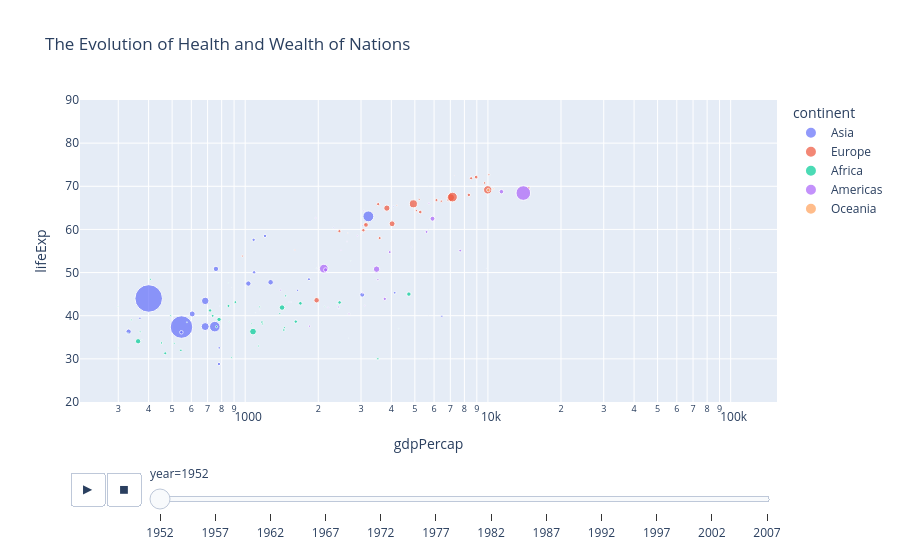

Here is the notebook cell this chart was saved with:
### Markdown cell above
3. 动画散点图 (Plotly 的“杀手级”功能)

### Code cell
fig = px.scatter(
    gapminder,
    x="gdpPercap",
    y="lifeExp",
    color="continent",
    size="pop",
    hover_name="country",
    log_x=True,
    size_max=30,# change here 
    animation_frame="year", # 按年份创建动画帧
    animation_group="country", # 确保每个国家在动画中是连续的
    range_y=[20, 90], # 锁定Y轴范围
    title="The Evolution of Health and Wealth of Nations"
)
fig.show()

### Figure 1 — Plotly figure (JSON) as saved in the notebook; plotly's stock layout.template omitted (floating-point values rounded to 4 significant figures)
{"data": [{"hovertemplate": "<b>%{hovertext}</b><br><br>continent=Asia<br>year=1952<br>gdpPercap=%{x}<br>lifeExp=%{y}<br>pop=%{marker.size}<extra></extra>", "hovertext": ["Afghanistan", "Bahrain", "Bangladesh", "Cambodia", "China", "Hong Kong, China", "India", "Indonesia", "Iran", "Iraq", "Israel", "Japan", "Jordan", "Korea, Dem. Rep.", "Korea, Rep.", "Kuwait", "Lebanon", "Malaysia", "Mongolia", "Myanmar", "Nepal", "Oman", "Pakistan", "Philippines", "Saudi Arabia", "Singapore", "Sri Lanka", "Syria", "Taiwan", "Thailand", "Vietnam", "West Bank and Gaza", "Yemen, Rep."], "ids": ["Afghanistan", "Bahrain", "Bangladesh", "Cambodia", "China", "Hong Kong, China", "India", "Indonesia", "Iran", "Iraq", "Israel", "Japan", "Jordan", "Korea, Dem. Rep.", "Korea, Rep.", "Kuwait", "Lebanon", "Malaysia", "Mongolia", "Myanmar", "Nepal", "Oman", "Pakistan", "Philippines", "Saudi Arabia", "Singapore", "Sri Lanka", "Syria", "Taiwan", "Thailand", "Vietnam", "West Bank and Gaza", "Yemen, Rep."], "legendgroup": "Asia", "marker": {"color": "#636efa", "size": [8425333, 120447, 46886859, 4693836, 556263527, 2125900, 372000000, 82052000, 17272000, 5441766, 1620914, 86459025, 607914, 8865488, 20947571, 160000, 1439529, 6748378, 800663, 20092996, 9182536, 507833, 41346560, 22438691, 4005677, 1127000, 7982342, 3661549, 8550362, 21289402, 26246839, 1030585, 4963829], "sizemode": "area", "sizeref": 1465000.0, "symbol": "circle"}, "mode": "markers", "name": "Asia", "orientation": "v", "showlegend": true, "type": "scatter", "x": [779.4, 9867.0, 684.2, 368.5, 400.4, 3054.0, 546.6, 749.7, 3035.0, 4130.0, 4087.0, 3217.0, 1547.0, 1088.0, 1031.0, 108400.0, 4835.0, 1831.0, 786.6, 331.0, 545.9, 1828.0, 684.6, 1273.0, 6460.0, 2315.0, 1084.0, 1643.0, 1207.0, 757.8, 605.1, 1516.0, 781.7], "xaxis": "x", "y": [28.8, 50.94, 37.48, 39.42, 44.0, 60.96, 37.37, 37.47, 44.87, 45.32, 65.39, 63.03, 43.16, 50.06, 47.45, 55.56, 55.93, 48.46, 42.24, 36.32, 36.16, 37.58, 43.44, 47.75, 39.88, 60.4, 57.59, 45.88, 58.5, 50.85, 40.41, 43.16, 32.55], "yaxis": "y"}, {"hovertemplate": "<b>%{hovertext}</b><br><br>continent=Europe<br>year=1952<br>gdpPercap=%{x}<br>lifeExp=%{y}<br>pop=%{marker.size}<extra></extra>", "hovertext": ["Albania", "Austria", "Belgium", "Bosnia and Herzegovina", "Bulgaria", "Croatia", "Czech Republic", "Denmark", "Finland", "France", "Germany", "Greece", "Hungary", "Iceland", "Ireland", "Italy", "Montenegro", "Netherlands", "Norway", "Poland", "Portugal", "Romania", "Serbia", "Slovak Republic", "Slovenia", "Spain", "Sweden", "Switzerland", "Turkey", "United Kingdom"], "ids": ["Albania", "Austria", "Belgium", "Bosnia and Herzegovina", "Bulgaria", "Croatia", "Czech Republic", "Denmark", "Finland", "France", "Germany", "Greece", "Hungary", "Iceland", "Ireland", "Italy", "Montenegro", "Netherlands", "Norway", "Poland", "Portugal", "Romania", "Serbia", "Slovak Republic", "Slovenia", "Spain", "Sweden", "Switzerland", "Turkey", "United Kingdom"], "legendgroup": "Europe", "marker": {"color": "#EF553B", "size": [1282697, 6927772, 8730405, 2791000, 7274900, 3882229, 9125183, 4334000, 4090500, 42459667, 69145952, 7733250, 9504000, 147962, 2952156, 47666000, 413834, 10381988, 3327728, 25730551, 8526050, 16630000, 6860147, 3558137, 1489518, 28549870, 7124673, 4815000, 22235677, 50430000], "sizemode": "area", "sizeref": 1465000.0, "symbol": "circle"}, "mode": "markers", "name": "Europe", "orientation": "v", "showlegend": true, "type": "scatter", "x": [1601.0, 6137.0, 8343.0, 973.5, 2444.0, 3119.0, 6876.0, 9692.0, 6425.0, 7030.0, 7144.0, 3531.0, 5264.0, 7268.0, 5210.0, 4931.0, 2648.0, 8942.0, 10100.0, 4029.0, 3068.0, 3145.0, 3581.0, 5075.0, 4215.0, 3834.0, 8528.0, 14730.0, 1969.0, 9980.0], "xaxis": "x", "y": [55.23, 66.8, 68.0, 53.82, 59.6, 61.21, 66.87, 70.78, 66.55, 67.41, 67.5, 65.86, 64.03, 72.49, 66.91, 65.94, 59.16, 72.13, 72.67, 61.31, 59.82, 61.05, 58.0, 64.36, 65.57, 64.94, 71.86, 69.62, 43.59, 69.18], "yaxis": "y"}, {"hovertemplate": "<b>%{hovertext}</b><br><br>continent=Africa<br>year=1952<br>gdpPercap=%{x}<br>lifeExp=%{y}<br>pop=%{marker.size}<extra></extra>", "hovertext": ["Algeria", "Angola", "Benin", "Botswana", "Burkina Faso", "Burundi", "Cameroon", "Central African Republic", "Chad", "Comoros", "Congo, Dem. Rep.", "Congo, Rep.", "Cote d'Ivoire", "Djibouti", "Egypt", "Equatorial Guinea", "Eritrea", "Ethiopia", "Gabon", "Gambia", "Ghana", "Guinea", "Guinea-Bissau", "Kenya", "Lesotho", "Liberia", "Libya", "Madagascar", "Malawi", "Mali", "Mauritania", "Mauritius", "Morocco", "Mozambique", "Namibia", "Niger", "Nigeria", "Reunion", "Rwanda", "Sao Tome and Principe", "Senegal", "Sierra Leone", "Somalia", "South Africa", "Sudan", "Swaziland", "Tanzania", "Togo", "Tunisia", "Uganda", "Zambia", "Zimbabwe"], "ids": ["Algeria", "Angola", "Benin", "Botswana", "Burkina Faso", "Burundi", "Cameroon", "Central African Republic", "Chad", "Comoros", "Congo, Dem. Rep.", "Congo, Rep.", "Cote d'Ivoire", "Djibouti", "Egypt", "Equatorial Guinea", "Eritrea", "Ethiopia", "Gabon", "Gambia", "Ghana", "Guinea", "Guinea-Bissau", "Kenya", "Lesotho", "Liberia", "Libya", "Madagascar", "Malawi", "Mali", "Mauritania", "Mauritius", "Morocco", "Mozambique", "Namibia", "Niger", "Nigeria", "Reunion", "Rwanda", "Sao Tome and Principe", "Senegal", "Sierra Leone", "Somalia", "South Africa", "Sudan", "Swaziland", "Tanzania", "Togo", "Tunisia", "Uganda", "Zambia", "Zimbabwe"], "legendgroup": "Africa", "marker": {"color": "#00cc96", "size": [9279525, 4232095, 1738315, 442308, 4469979, 2445618, 5009067, 1291695, 2682462, 153936, 14100005, 854885, 2977019, 63149, 22223309, 216964, 1438760, 20860941, 420702, 284320, 5581001, 2664249, 580653, 6464046, 748747, 863308, 1019729, 4762912, 2917802, 3838168, 1022556, 516556, 9939217, 6446316, 485831, 3379468, 33119096, 257700, 2534927, 60011, 2755589, 2143249, 2526994, 14264935, 8504667, 290243, 8322925, 1219113, 3647735, 5824797, 2672000, 3080907], "sizemode": "area", "sizeref": 1465000.0, "symbol": "circle"}, "mode": "markers", "name": "Africa", "orientation": "v", "showlegend": true, "type": "scatter", "x": [2449.0, 3521.0, 1063.0, 851.2, 543.3, 339.3, 1173.0, 1071.0, 1179.0, 1103.0, 780.5, 2126.0, 1389.0, 2670.0, 1419.0, 375.6, 328.9, 362.1, 4293.0, 485.2, 911.3, 510.2, 299.9, 853.5, 298.8, 575.6, 2388.0, 1443.0, 369.2, 452.3, 743.1, 1968.0, 1688.0, 468.5, 2424.0, 761.9, 1077.0, 2719.0, 493.3, 879.6, 1450.0, 879.8, 1136.0, 4725.0, 1616.0, 1148.0, 716.7, 859.8, 1468.0, 734.8, 1147.0, 406.9], "xaxis": "x", "y": [43.08, 30.02, 38.22, 47.62, 31.98, 39.03, 38.52, 35.46, 38.09, 40.72, 39.14, 42.11, 40.48, 34.81, 41.89, 34.48, 35.93, 34.08, 37.0, 30.0, 43.15, 33.61, 32.5, 42.27, 42.14, 38.48, 42.72, 36.68, 36.26, 33.69, 40.54, 50.99, 42.87, 31.29, 41.73, 37.44, 36.32, 52.72, 40.0, 46.47, 37.28, 30.33, 32.98, 45.01, 38.63, 41.41, 41.22, 38.6, 44.6, 39.98, 42.04, 48.45], "yaxis": "y"}, {"hovertemplate": "<b>%{hovertext}</b><br><br>continent=Americas<br>year=1952<br>gdpPercap=%{x}<br>lifeExp=%{y}<br>pop=%{marker.size}<extra></extra>", "hovertext": ["Argentina", "Bolivia", "Brazil", "Canada", "Chile", "Colombia", "Costa Rica", "Cuba", "Dominican Republic", "Ecuador", "El Salvador", "Guatemala", "Haiti", "Honduras", "Jamaica", "Mexico", "Nicaragua", "Panama", "Paraguay", "Peru", "Puerto Rico", "Trinidad and Tobago", "United States", "Uruguay", "Venezuela"], "ids": ["Argentina", "Bolivia", "Brazil", "Canada", "Chile", "Colombia", "Costa Rica", "Cuba", "Dominican Republic", "Ecuador", "El Salvador", "Guatemala", "Haiti", "Honduras", "Jamaica", "Mexico", "Nicaragua", "Panama", "Paraguay", "Peru", "Puerto Rico", "Trinidad and Tobago", "United States", "Uruguay", "Venezuela"], "legendgroup": "Americas", "marker": {"color": "#ab63fa", "size": [17876956, 2883315, 56602560, 14785584, 6377619, 12350771, 926317, 6007797, 2491346, 3548753, 2042865, 3146381, 3201488, 1517453, 1426095, 30144317, 1165790, 940080, 1555876, 8025700, 2227000, 662850, 157553000, 2252965, 5439568], "sizemode": "area", "sizeref": 1465000.0, "symbol": "circle"}, "mode": "markers", "name": "Americas", "orientation": "v", "showlegend": true, "type": "scatter", "x": [5911.0, 2677.0, 2109.0, 11370.0, 3940.0, 2144.0, 2627.0, 5587.0, 1398.0, 3522.0, 3048.0, 2428.0, 1840.0, 2195.0, 2899.0, 3478.0, 3112.0, 2480.0, 1952.0, 3759.0, 3082.0, 3023.0, 13990.0, 5717.0, 7690.0], "xaxis": "x", "y": [62.48, 40.41, 50.92, 68.75, 54.74, 50.64, 57.21, 59.42, 45.93, 48.36, 45.26, 42.02, 37.58, 41.91, 58.53, 50.79, 42.31, 55.19, 62.65, 43.9, 64.28, 59.1, 68.44, 66.07, 55.09], "yaxis": "y"}, {"hovertemplate": "<b>%{hovertext}</b><br><br>continent=Oceania<br>year=1952<br>gdpPercap=%{x}<br>lifeExp=%{y}<br>pop=%{marker.size}<extra></extra>", "hovertext": ["Australia", "New Zealand"], "ids": ["Australia", "New Zealand"], "legendgroup": "Oceania", "marker": {"color": "#FFA15A", "size": [8691212, 1994794], "sizemode": "area", "sizeref": 1465000.0, "symbol": "circle"}, "mode": "markers", "name": "Oceania", "orientation": "v", "showlegend": true, "type": "scatter", "x": [10040.0, 10560.0], "xaxis": "x", "y": [69.12, 69.39], "yaxis": "y"}], "layout": {"legend": {"itemsizing": "constant", "title": {"text": "continent"}, "tracegroupgap": 0}, "sliders": [{"active": 0, "currentvalue": {"prefix": "year="}, "len": 0.9, "pad": {"b": 10, "t": 60}, "steps": [{"args": [["1952"], {"frame": {"duration": 0, "redraw": false}, "fromcurrent": true, "mode": "immediate", "transition": {"duration": 0, "easing": "linear"}}], "label": "1952", "method": "animate"}, {"args": [["1957"], {"frame": {"duration": 0, "redraw": false}, "fromcurrent": true, "mode": "immediate", "transition": {"duration": 0, "easing": "linear"}}], "label": "1957", "method": "animate"}, {"args": [["1962"], {"frame": {"duration": 0, "redraw": false}, "fromcurrent": true, "mode": "immediate", "transition": {"duration": 0, "easing": "linear"}}], "label": "1962", "method": "animate"}, {"args": [["1967"], {"frame": {"duration": 0, "redraw": false}, "fromcurrent": true, "mode": "immediate", "transition": {"duration": 0, "easing": "linear"}}], "label": "1967", "method": "animate"}, {"args": [["1972"], {"frame": {"duration": 0, "redraw": false}, "fromcurrent": true, "mode": "immediate", "transition": {"duration": 0, "easing": "linear"}}], "label": "1972", "method": "animate"}, {"args": [["1977"], {"frame": {"duration": 0, "redraw": false}, "fromcurrent": true, "mode": "immediate", "transition": {"duration": 0, "easing": "linear"}}], "label": "1977", "method": "animate"}, {"args": [["1982"], {"frame": {"duration": 0, "redraw": false}, "fromcurrent": true, "mode": "immediate", "transition": {"duration": 0, "easing": "linear"}}], "label": "1982", "method": "animate"}, {"args": [["1987"], {"frame": {"duration": 0, "redraw": false}, "fromcurrent": true, "mode": "immediate", "transition": {"duration": 0, "easing": "linear"}}], "label": "1987", "method": "animate"}, {"args": [["1992"], {"frame": {"duration": 0, "redraw": false}, "fromcurrent": true, "mode": "immediate", "transition": {"duration": 0, "easing": "linear"}}], "label": "1992", "method": "animate"}, {"args": [["1997"], {"frame": {"duration": 0, "redraw": false}, "fromcurrent": true, "mode": "immediate", "transition": {"duration": 0, "easing": "linear"}}], "label": "1997", "method": "animate"}, {"args": [["2002"], {"frame": {"duration": 0, "redraw": false}, "fromcurrent": true, "mode": "immediate", "transition": {"duration": 0, "easing": "linear"}}], "label": "2002", "method": "animate"}, {"args": [["2007"], {"frame": {"duration": 0, "redraw": false}, "fromcurrent": true, "mode": "immediate", "transition": {"duration": 0, "easing": "linear"}}], "label": "2007", "method": "animate"}], "x": 0.1, "xanchor": "left", "y": 0, "yanchor": "top"}], "title": {"text": "The Evolution of Health and Wealth of Nations"}, "updatemenus": [{"buttons": [{"args": [null, {"frame": {"duration": 500, "redraw": false}, "fromcurrent": true, "mode": "immediate", "transition": {"duration": 500, "easing": "linear"}}], "label": "&#9654;", "method": "animate"}, {"args": [[null], {"frame": {"duration": 0, "redraw": false}, "fromcurrent": true, "mode": "immediate", "transition": {"duration": 0, "easing": "linear"}}], "label": "&#9724;", "method": "animate"}], "direction": "left", "pad": {"r": 10, "t": 70}, "showactive": false, "type": "buttons", "x": 0.1, "xanchor": "right", "y": 0, "yanchor": "top"}], "xaxis": {"anchor": "y", "domain": [0, 1], "title": {"text": "gdpPercap"}, "type": "log"}, "yaxis": {"anchor": "x", "domain": [0, 1], "range": [20, 90], "title": {"text": "lifeExp"}}}}
